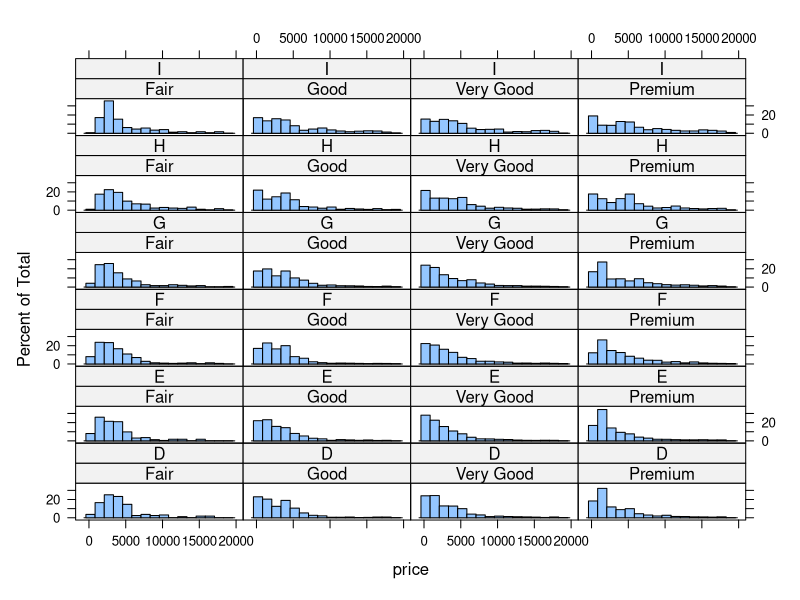
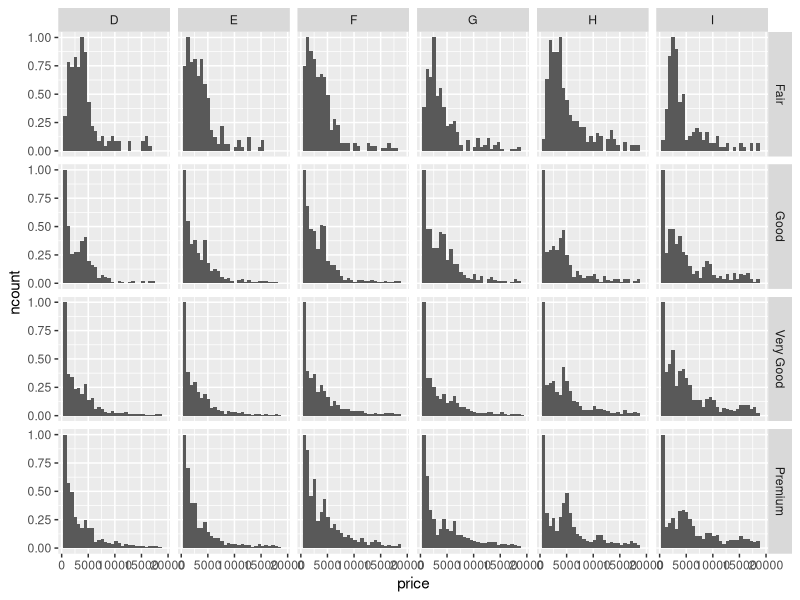

The R script that drew these images, in order:
#Divya Mahendra - Code for Figure 6
library(lattice)
library(ggplot2)
library(latticeExtra)
library(gridExtra)

#Exercise 6
diamonds.exJ <- subset(diamonds, cut!="Ideal" & color!="J")

pdf("fig_vi.pdf")
hist.lattice <- histogram(~price|cut + color, data=diamonds.exJ)
hist.ggplot <- ggplot(diamonds.exJ, aes(price)) + geom_histogram(aes(y=..ncount..)) + facet_grid(cut ~ color)
hist.lattice
hist.ggplot
invisible(dev.off())
